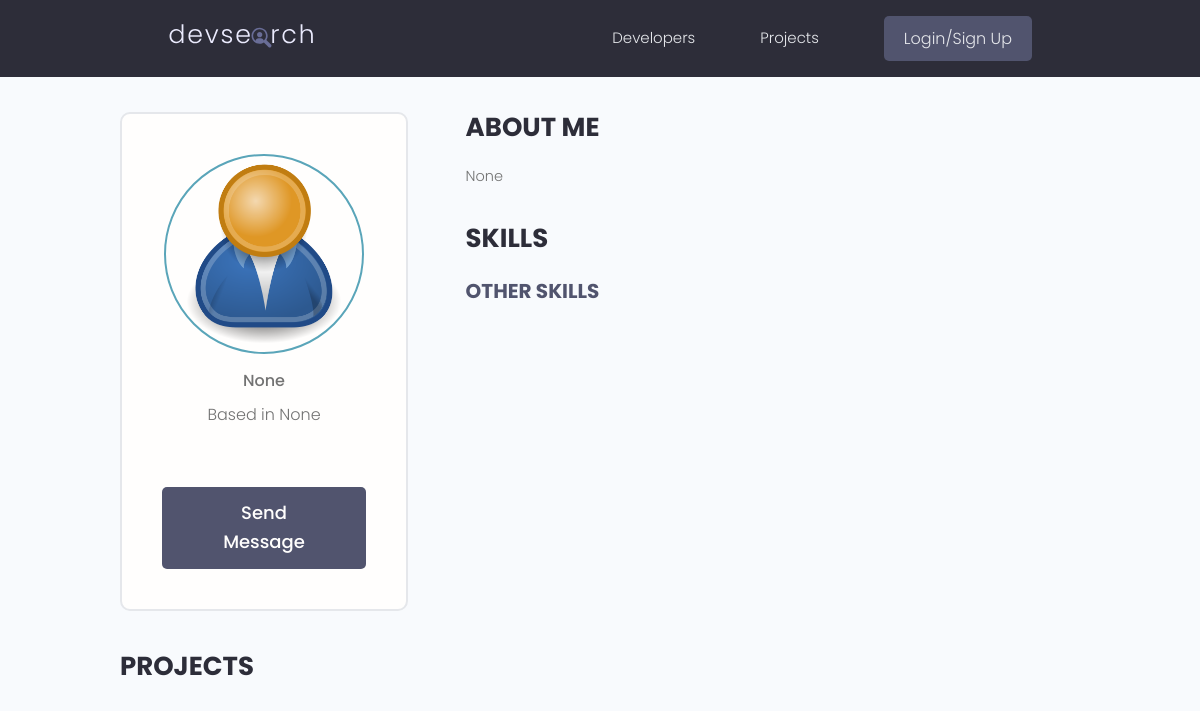
The page /profile/1f9de02a-7a20-439e-8e1c-d2746c3dfcd9/ on the database as committed earlier.
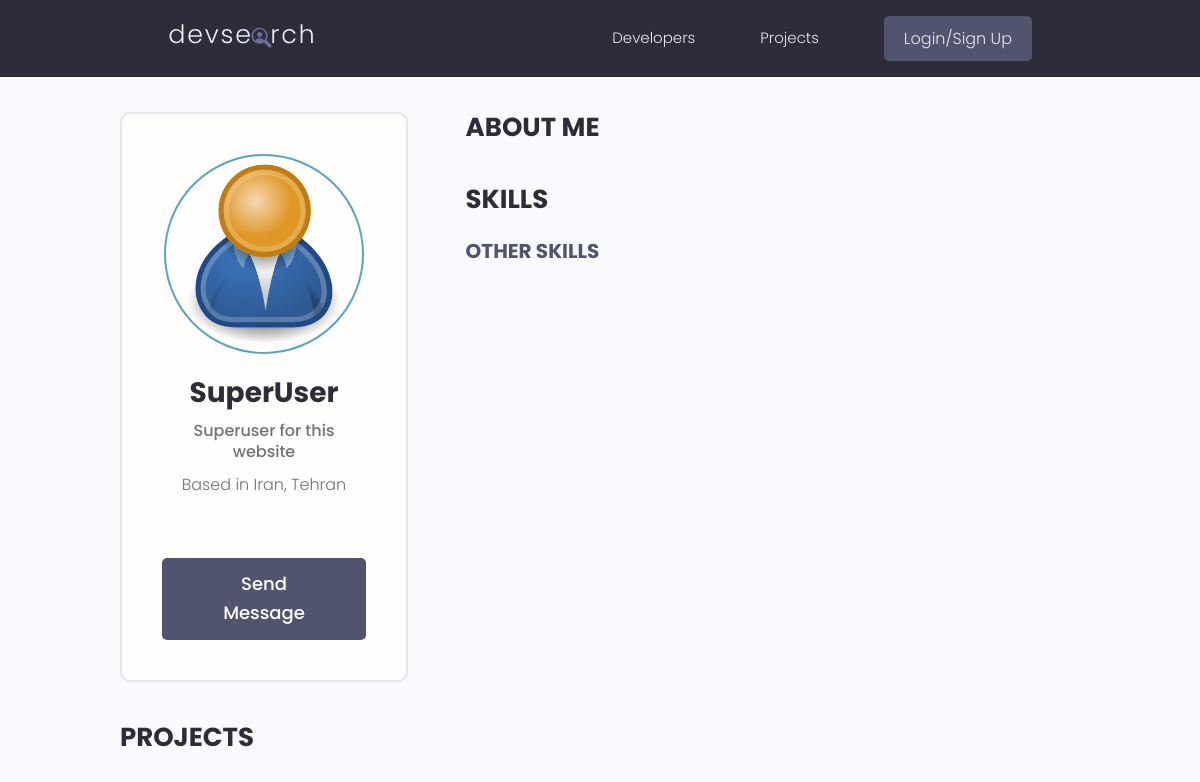
The same page on the database as committed later.
### users/models.py (models this page shows, shortened)
class Profile(models.Model):
    user = models.OneToOneField(User, on_delete=models.CASCADE, null=True, blank=True)
    name = models.CharField(max_length=200, null=True, blank=True)
    email = models.EmailField(max_length=200, blank=True, null=True)
    username = models.CharField(max_length=200, null=True, blank=True)
    location = models.CharField(max_length=200, null=True, blank=True)
    short_intro = models.CharField(max_length=200, blank=True, null=True)
    bio = models.TextField(blank=True, null=True)
    profile_image = models.ImageField(null=True, blank=True,
                                      upload_to='profiles/', default='profiles/user-default.png')
    social_github = models.CharField(max_length=200, blank=True, null=True)
    social_twitter = models.CharField(max_length=200, blank=True, null=True)
    social_linkedin = models.CharField(max_length=200, blank=True, null=True)
    social_website = models.CharField(max_length=200, blank=True, null=True)
    created = models.DateTimeField(auto_now_add=True)
    id = models.UUIDField(default=uuid.uuid4, unique=True,
                          primary_key=True, editable=False)
    class Meta:
        ordering = ['profile_image']

### users/views.py (the view)
# urls.py: path('profile/<str:pk>/', views.userProfile, name='user-profile'),
def userProfile(request, pk):
    profile = Profile.objects.get(id=pk)
    topSkills = profile.skill_set.exclude(description__exact='')
    otherSkills = profile.skill_set.filter(description='')
    context = {
        'profile': profile,
        'topSkills': topSkills,
        'otherSkills': otherSkills,
    }
    return render(request, 'users/user-profile.html', context)

### users/templates/users/user-profile.html (shortened to what this page needs)
{% extends 'main.html' %}
{% block content %}
  <main class="profile my-md">
    <div class="container">
      <div class="layout">
        <div class="column column--1of3">
          <div class="card text-center">
            <div class="card__body dev">
              <img class="avatar avatar--xl" src="{{profile.profile_image.url}}" />
              <h2 class="dev__name">{{profile.name}}</h2>
              <p class="dev__title">{{profile.short_intro}}</p>
              <p class="dev__location">Based in {{profile.location}}</p>
            {% if not request.user.profile == profile %}
            <a href="{% url 'create-message' profile.id %}" class="btn btn--sub btn--lg">Send Message </a>
            {% endif %}
        </div>
          </div>
        </div>
        <div class="column column--2of3">
          <div class="devInfo">
            <h3 class="devInfo__title">About Me</h3>
            <p class="devInfo__about">
              {{profile.bio}} </p>
          </div>
          <div class="devInfo">
            <h3 class="devInfo__title">Skills</h3>
              <h3 class="devInfo__subtitle">Other Skills</h3>
            </div>
          </div>
          <div class="devInfo">
            <h3 class="devInfo__title">Projects</h3>
          </div>
        </div>
      </div>
  </main>
{% endblock %}

Rows that differ between the two databases and show on the page:
changed Profile: name (not shown) → "SuperUser"; short_intro "None" → "Superuser for this website"; location "None" → "Iran, Tehran"; bio "None" → (not shown)
